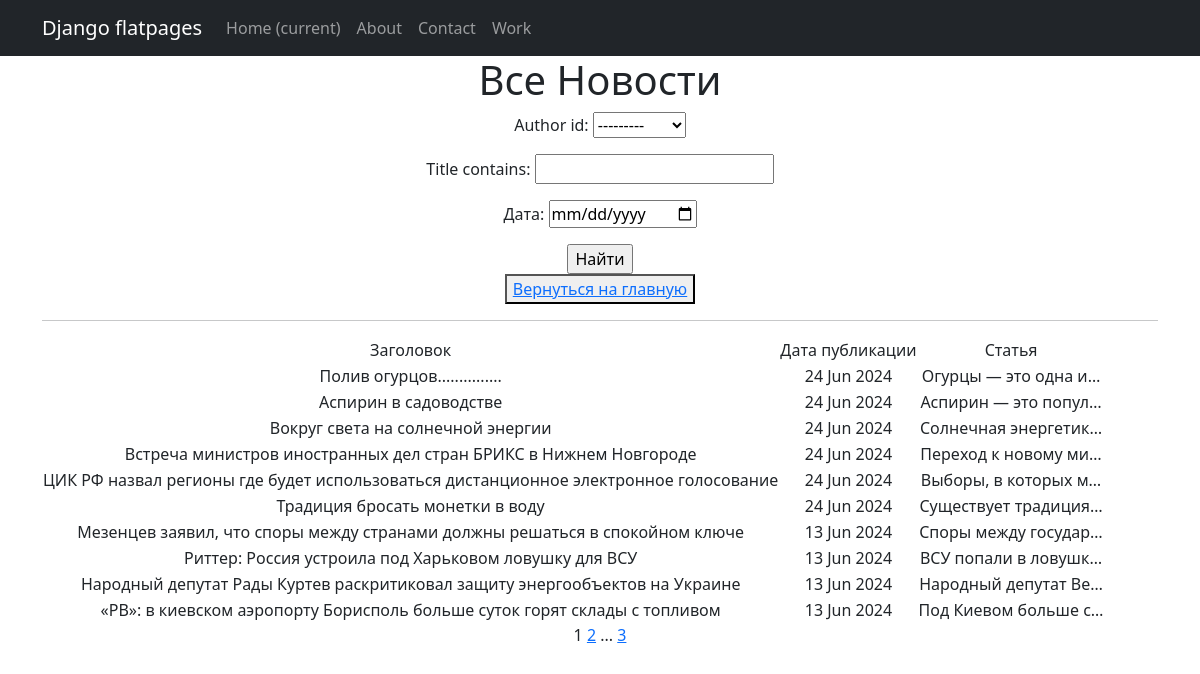
/search/, run on an earlier commit of the app's database.
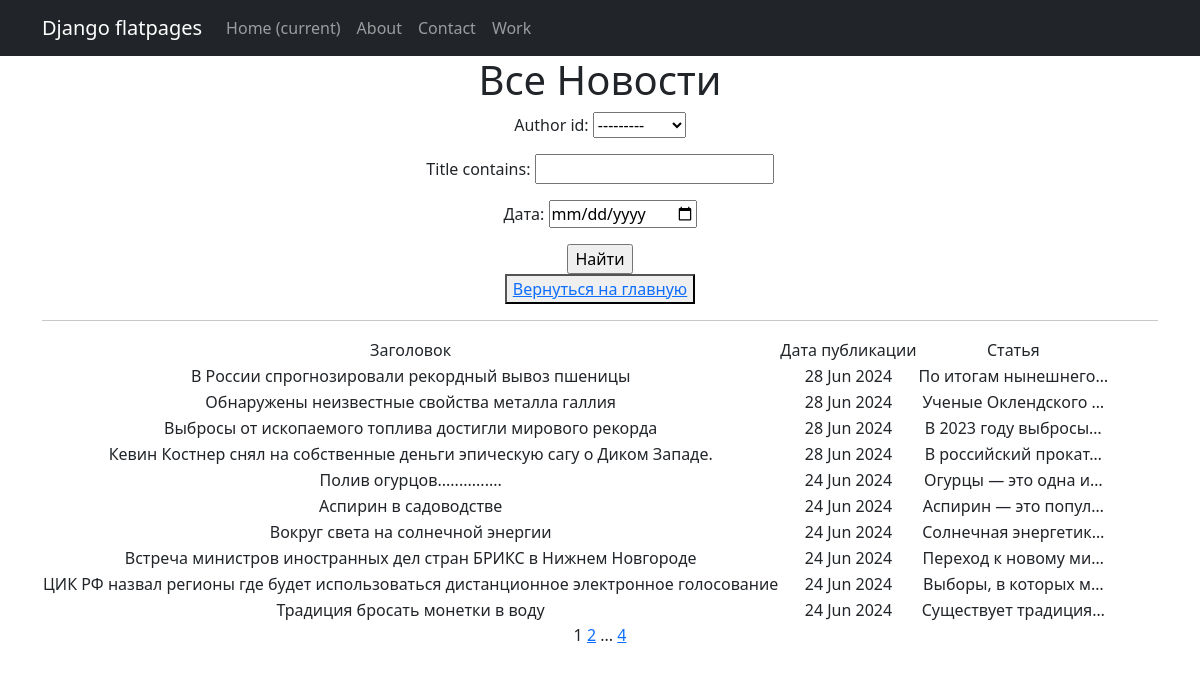
And on a later commit of the database.
### News/models.py (models this page shows, shortened)
class Post(models.Model):
    news = 'NE'
    article = 'AR'
    POST_TIPE = [
        (news, "Новость"),
        (article, 'Статья')
    ]
    post_time_in = models.DateTimeField(auto_now_add=True)
    post_type = models.CharField(max_length=2, choices=POST_TIPE)
    title = models.CharField(max_length=255, default='None')
    post_text = models.TextField(default="Здесь пока никто ничего не написал.")
    post_rating = models.IntegerField(default=0)
    author_id = models.ForeignKey(Author, on_delete=models.CASCADE)
    categories = models.ManyToManyField(Category, through='PostCategory', related_name='post')

### News/views.py (the view)
# urls.py: path('search/', SearchList.as_view(), name='post_search'),
class SearchList(ListView):
    model = Post
    ordering = '-post_time_in'
    template_name = 'news_search.html'
    context_object_name = 'posts'
    paginate_by = 10
    def get_queryset(self):
        queryset = super().get_queryset()
        self.filterset = PostFilter(self.request.GET, queryset)
        return self.filterset.qs
    def get_context_data(self, **kwargs):
        context = super().get_context_data(**kwargs)
        context['filterset'] = self.filterset
        return context

### News/models.py (called while the page is built)
    def __str__(self):
        return self.user.username.title()

### News/templatetags/custom_tags.py (called while the page is built)
@register.simple_tag(takes_context=True)
def url_replace(context, **kwargs):
    d = context['request'].GET.copy()
    for k, v in kwargs.items():
        d[k] = v
    return d.urlencode()

### templates/news_search.html (shortened to what this page needs)
{% extends 'flatpages/default.html' %}
{% load custom_filters %}
{% load custom_tags %}
{% block content %}
   <h1>Все Новости</h1>
   <form action="" method="get">
       {{ filterset.form.as_p }}
       <input type="submit" value="Найти" />
   </form>
    <button> <a href="{% url 'posts_list' %}"> Вернуться на главную</a> </button>
   <hr>
   {% if posts %}
       <table>
           <tr>
               <td>Заголовок</td>
               <td>Дата публикации</td>
               <td>Статья</td>
           </tr>
           {% for post in posts %}
           <tr>
               <td>{{ post.title }}</td>
               <td>{{ post.post_time_in|date:'d M Y'  }}</td>
               <td>{{ post.post_text| truncatechars:20 }}</td>
           </tr>
           {% endfor %}
       </table>
   {% else %}
       <h2>Новостей нет нет!</h2>
   {% endif %}
   {{ page_obj.number }}
   {% if page_obj.has_next %}
       <a href="?{% url_replace page=page_obj.next_page_number %}">{{ page_obj.next_page_number }}</a>
       {% if paginator.num_pages != page_obj.next_page_number %}
           ...
           <a href="?{% url_replace page=page_obj.paginator.num_pages %}">{{ page_obj.paginator.num_pages }}</a>
       {% endif %}
   {% endif %}
{% endblock content %}

What changed in the data, as far as the page shows it:
no longer on this page (row unchanged): Post: title "Мезенцев заявил, что споры между странами должны решаться в спокойном ключе", post_time_in "13 Jun 2024", post_text "Споры между государ…"
no longer on this page (row unchanged): Post: title "Риттер: Россия устроила под Харьковом ловушку для ВСУ", post_time_in "13 Jun 2024", post_text "ВСУ попали в ловушк…"
no longer on this page (row unchanged): Post: title "Народный депутат Рады Куртев раскритиковал защиту энергообъектов на Украине", post_time_in "13 Jun 2024", post_text "Народный депутат Ве…"
no longer on this page (row unchanged): Post: title "«РВ»: в киевском аэропорту Борисполь больше суток горят склады с топливом", post_time_in "13 Jun 2024", post_text "Под Киевом больше с…"
added Post: title "В России спрогнозировали рекордный вывоз пшеницы", post_time_in "28 Jun 2024", post_text "По итогам нынешнего…"
added Post: title "Обнаружены неизвестные свойства металла галлия", post_time_in "28 Jun 2024", post_text "Ученые Оклендского …"
added Post: title "Выбросы от ископаемого топлива достигли мирового рекорда", post_time_in "28 Jun 2024", post_text "В 2023 году выбросы…"
added Post: title "Кевин Костнер снял на собственные деньги эпическую сагу о Диком Западе.", post_time_in "28 Jun 2024", post_text "В российский прокат…"
Also different on the page:
{{ page_obj.paginator.num_pages }}: "3" → "4"
